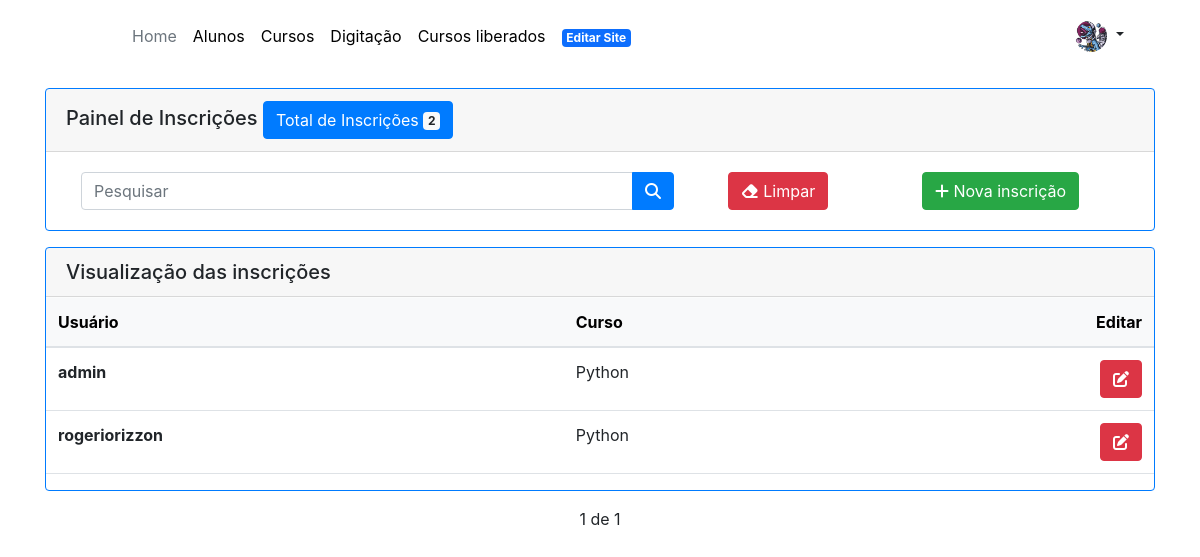
Screenshot of /inscricaolista/ (signed in) with the database file from the repository.
### aluno/models.py (models this page shows, shortened)
class Aluno(models.Model):
    user = models.OneToOneField(User, on_delete=models.CASCADE, validators=[validators.EmailValidator()])
    nome_completo = models.CharField(max_length=255)
    genero = models.CharField(
        max_length=2,
        default='',
        choices=(
            ('H', 'Homem'),
            ('M', 'Mulher'),
            ('O', 'Outros'),
        )
    )
    endereco = models.CharField(max_length=255, blank=True, null=True)
    numero = models.CharField(max_length=5)
    complemento = models.CharField(max_length=30)
    bairro = models.CharField(max_length=30)
    cep = models.CharField(max_length=8)
    cidade = models.CharField(max_length=30)
    estado = models.CharField(
        max_length=2,
        default='RS',
        choices=(
            ('AC', 'Acre'),
            ('AL', 'Alagoas'),
            ('AP', 'Amapá'),
            ('AM', 'Amazonas'),
            ('BA', 'Bahia'),
            ('CE', 'Ceará'),
            ('DF', 'Distrito Federal'),
            ('ES', 'Espírito Santo'),
            ('GO', 'Goiás'),
            ('MA', 'Maranhão'),
            ('MT', 'Mato Grosso'),
            ('MS', 'Mato Grosso do Sul'),
            ('MG', 'Minas Gerais'),
            ('PA', 'Pará'),
            ('PB', 'Paraíba'),
            ('PR', 'Paraná'),
            ('PE', 'Pernambuco'),
            ('PI', 'Piauí'),
            ('RJ', 'Rio de Janeiro'),
            ('RN', 'Rio Grande do Norte'),
            ('RS', 'Rio Grande do Sul'),
            ('RO', 'Rondônia'),
            ('RR', 'Roraima'),
            ('SC', 'Santa Catarina'),
            ('SP', 'São Paulo'),
            ('SE', 'Sergipe'),
            ('TO', 'Tocantins'),
        )
    )
    telefone = models.CharField(max_length=20)
    email = models.EmailField()
    data_nascimento = models.DateField(blank=True, null=True)
    cpf = models.CharField(max_length=255, blank=True, null=True)
    foto = models.ImageField(upload_to='media/aluno/foto')
    cadastro_completo = models.BooleanField(default=False)
    tour_completo = models.BooleanField(default=True)
    tour_dig_completo = models.BooleanField(default=True)

class Inscricao(models.Model):
    aluno = models.ForeignKey(User, on_delete=models.CASCADE)
    curso = models.ForeignKey(Curso, on_delete=models.CASCADE)
    data_inscricao = models.DateTimeField(auto_now_add=True)
    categoria_licao = models.IntegerField(default='1')

class Curso(models.Model):
    STATUSLISTA = (
        ('basico', 'Básico'),
        ('intermediario', 'Intermediário'),
        ('avancado', 'Avançado'),
    )
    nome = models.CharField(max_length=200)
    descricao = models.TextField()
    descricao_curta = models.CharField(max_length=180)
    horas = models.CharField(max_length=100)
    tipo = models.CharField(
        max_length=13,
        choices=STATUSLISTA,
        default='basico',
    )
    imagem = models.ImageField(upload_to='media/curso/capa', null=True, blank=True)
    selo = models.ImageField(upload_to='media/curso/selo', null=True, blank=True)
    selo_cinza = models.ImageField(upload_to='media/curso/selo', null=True, blank=True)
    selo_prova = models.ImageField(upload_to='media/curso/selo', null=True, blank=True)
    selo_prova_cinza = models.ImageField(upload_to='media/curso/selo', null=True, blank=True)
    selo_max = models.ImageField(upload_to='media/curso/selo', null=True, blank=True)
    selo_cinza_max = models.ImageField(upload_to='media/curso/selo', null=True, blank=True)
    data_criacao = models.DateTimeField(auto_now_add=True)
    preco = models.DecimalField(max_digits=10, decimal_places=2)
    video_curso = models.CharField(max_length=800)

### aluno/views.py (the view)
# urls.py: path('inscricaolista/', views.lista_inscricao, name='lista_inscricao'),
@login_required
def lista_inscricao(request):
    inscricoes_lista = Inscricao.objects.all()
    search = request.GET.get('search')
    if search:
        inscricoes = Inscricao.objects.filter(aluno__username__icontains=search)
    else:
        paginator = Paginator(inscricoes_lista, 15)
        page = request.GET.get('page')
        inscricoes = paginator.get_page(page)
    num_incricoes = inscricoes_lista.count()
    dados ={'inscricoes': inscricoes,
            'num_incricoes': num_incricoes
            }
    return render(request, 'aluno/lista_inscricao.html', dados)

### aluno/context_processors.py (called while the page is built)
def aluno(request):
    if request.user.is_authenticated:
        try:
            aluno = Aluno.objects.get(user=request.user)
        except Aluno.DoesNotExist:
            aluno = None
    else:
        aluno = None
    return {'aluno': aluno}

### pedido/context_processors.py (called while the page is built)
def cart_item_count(request):
    carrinho = request.session.get('carrinho', {})
    total_itens = len(carrinho)
    return {'total_itens': total_itens}

### aluno/templates/aluno/lista_inscricao.html (shortened to what this page needs)
{% extends 'aluno/base_admin.html' %}
{% load bootstrap %}
{% block main %}
<div class="card border-primary mb-3">
    <h5 class="card-header">Painel de Inscrições
        <button type="button" class="btn btn-primary">
            Total de Inscrições <span class="badge badge-light">{{ num_incricoes }}</span>
        </button>
    </h5>
    <div class="card-body">
        <div class="row-7 d-flex flex-nowrap">
            <div class="col d-flex justify-content-center">
                <div class="input-group">
                    <form method="GET" id="search-form" class="input-group">
                        <input class="form-control" type="text" id="search" name="search" placeholder="Pesquisar" value="{{ request.GET.search }}">
                        <div class="input-group-append">
                            <button type="submit" class="btn btn-primary" id="search-btn">
                                <i class="fas fa-search"></i>
                            </button>
                        </div>
                    </form>
                </div>
            </div>
            <div class="col-2">
                <div class="col d-flex justify-content-center">
                    <a class="btn btn btn-danger" href="?search=" role="button"><i class="fa-solid fa-eraser"></i> Limpar</a>
                </div>
            </div>
            <div class="col-3 d-flex justify-content-center">
                <a class="btn btn-success" href="\inscricaonovo" role="button"><i class="fa-solid fa-plus"></i> Nova inscrição</a>
            </div>
        </div>
    </div>
</div>
<div class="card border-primary mb-3">
    <h5 class="card-header">Visualização das inscrições</h5>
        <table class="table">
            <thead class="table-light">
                <tr >
                    <th class="align-middle" scope="col">Usuário</th>
                    <th class="align-middle" scope="col">Curso</th>
                    <th class="align-middle text-right" scope="col">Editar</th>
                </tr>
            </thead>
        <tbody>
            {% for inscricao in inscricoes %}
                <tr>
                    <th scope="row">{{ inscricao.aluno }}</td>
                    <td>{{ inscricao.curso.nome }}</td>
                    <td class="text-right">
                        <a href="{% url 'inscricao_update' inscricao.id %}" style="text-decoration: none;">
                            <button type="button" class="btn btn-danger"><i class="fa-solid fa-pen-to-square"></i></button>
                        </a>
                    </td>
                </tr>
            {% endfor %}
            </tbody>
        </table>
</div>
<div class="text-center">
  <div class="">
      <span class="step-links">
          {% if inscricoes.paginator.num_pages %}
          <span class="current">
              {{ inscricoes.number }} de {{ inscricoes.paginator.num_pages }}
          </span>
          {% endif %}
      </span>
  </div>
</div>
{% endblock %}

### aluno/templates/aluno/menu_admin.html (shortened to what this page needs)
{% load static %}
<header class="p-3 mb-3">
    <div class="container">
      <div class="d-flex flex-wrap align-items-center justify-content-center justify-content-lg-start">
        <a href="/" class="d-flex align-items-center mb-2 mb-lg-0 link-body-emphasis text-decoration-none">
          <svg class="bi me-2" width="40" height="32" role="img" aria-label="Bootstrap"><use xlink:href="#bootstrap"/></svg>
        </a>
        <ul class="nav col-12 col-lg-auto me-lg-auto mb-2 justify-content-center mb-md-0">
          {% if user.is_authenticated %}
            <li><a href="/" class="nav-link px-2 link-secondary">Home</a></li>
            <li><a href="/alunos" class="nav-link px-2 link-body-emphasis">Alunos</a></li>
            <li><a href="/curso" class="nav-link px-2 link-body-emphasis">Cursos</a></li>
            <li><a href="/digitacao" class="nav-link px-2 link-body-emphasis">Digitação</a></li>
            <li><a href="/inscricao" class="nav-link px-2 link-body-emphasis">Cursos liberados</a></li>
            <li><a href="/site" class="nav-link px-2 link-body-emphasis"><span class="badge text-bg-primary">Editar Site</span></a></li>
          {% else %}
            <li><a href="#" class="nav-link px-2 link-body-emphasis disabled">Home</a></li>
          {% endif %}
        </ul>
        <div class="dropdown text-end">
          <a href="#" class="d-block link-dark text-decoration-none dropdown-toggle" data-bs-toggle="dropdown" aria-expanded="false">
            {% if aluno.foto %}
              <img src="{% static aluno.foto.url %}" alt="mdo" width="32" height="32" class="rounded-circle">
            {% else %}
              <img src="{% static 'media/aluno/foto/default.png' %}" alt="mdo" width="32" height="32" class="rounded-circle">
            {% endif %}
          </a>
        </div>
      </div>
    </div>
  </header>

### rows the page displays
Aluno: foto (placeholder picture)
Inscricao: aluno "admin", curso.nome "Python"
Inscricao: aluno "rogeriorizzon", curso.nome "Python"

### other values shown
{{ num_incricoes }} "2"
{{ inscricoes.number }} "1"
{{ inscricoes.paginator.num_pages }} "1"
